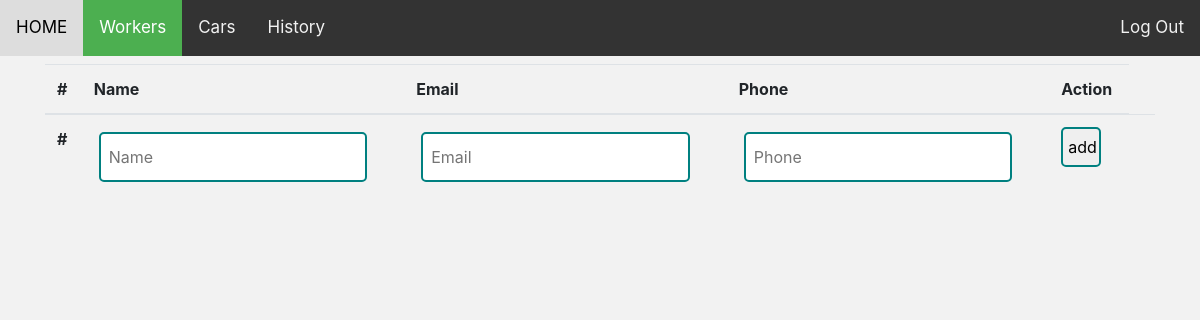
The page /workers on the database as committed earlier.
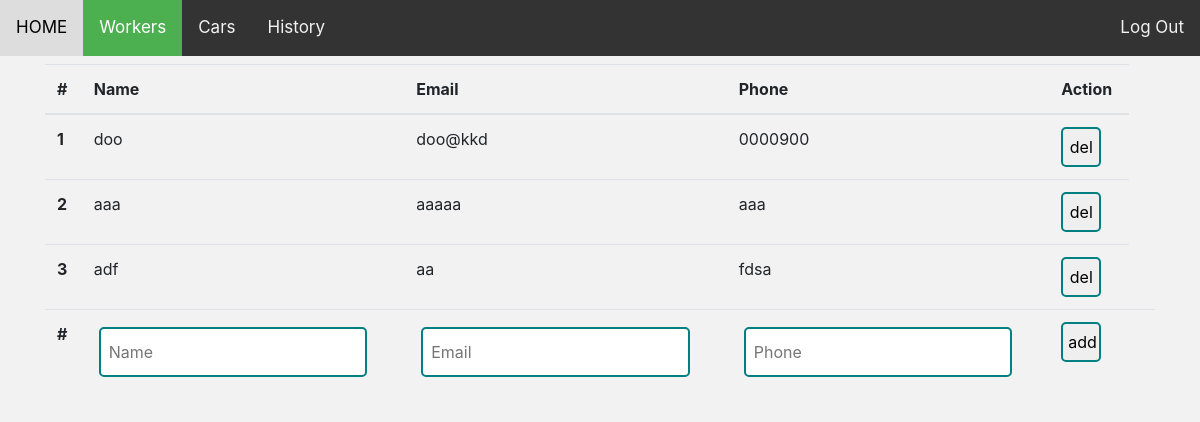
The same page on the database as committed later.
### tables this page shows
CREATE TABLE workers (
id integer PRIMARY KEY,
name text NOT NULL,
email text NOT NULL UNIQUE,
phone text NOT NULL UNIQUE
);

### app.py (the view, shortened to what this page needs)
@app.route('/workers', methods=["GET", "POST"])
def workers():
    cur = db.cursor()
    cur.execute("SELECT * from workers")
    workers = cur.fetchall()
    formname = "nada"
    return render_template('workers.html', page='workers', workers = workers, formname = formname)

### templates/workers.html (shortened to what this page needs)
{% extends 'layout.html' %}
{% block body %}
<main id="workers">
    <table class="table">
        <thead>
          <tr>
            <th scope="col">#</th>
            <th scope="col">Name</th>
            <th scope="col">Email</th>
            <th scope="col">Phone</th>
            <th scope="col">Action</th>
          </tr>
        </thead>
        <tbody>
          {% for row in workers: %}
            <form name="showworker" action="/workers" method="POST">
              <tr>
                <th scope="row">{{row[0]}}</th>
                <td>{{row[1]}}</td>
                <td>{{row[2]}}</td>
                <td>{{row[3]}}</td>
                <td>
                  <input class="btWorker" type="submit" name="btAction" value="del"></td>
              </tr>
          </form>
          {% endfor %}
          <form name="addworker" action="/workers" method="POST" autocomplete="off">
            <th scope="row">#</th>
            <td><input name="name" placeholder="Name"></td>
            <td><input name="email" placeholder="Email"></td>
            <td><input name="phone" placeholder="Phone"></td>
            <td><input class="btWorker" type="submit" value="add"></td>
          </form>
          <td></td>
        </tbody>
      </table>
</main>
{% endblock %}

Rows that differ between the two databases and show on the page:
added workers: id "1", name "doo", email "doo@kkd", phone "0000900"
added workers: id "2", name "aaa", email "aaaaa", phone "aaa"
added workers: id "3", name "adf", email "aa", phone "fdsa"
